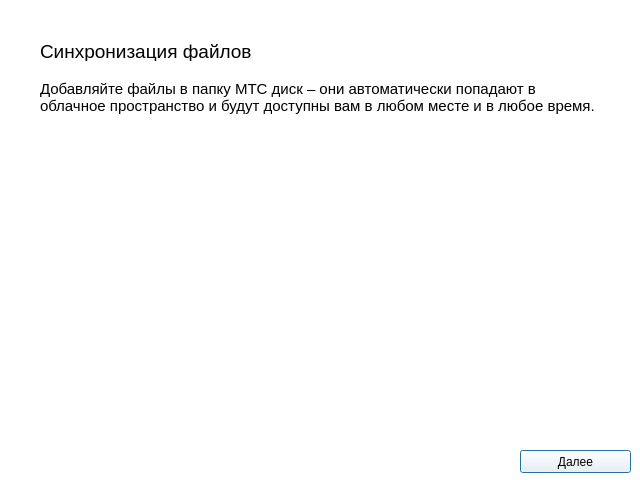
<?xml version="1.0" encoding="UTF-8"?>
<ui version="4.0">
 <class>TutorialWinStep1</class>
 <widget class="QDialog" name="TutorialWinStep1">
  <property name="windowModality">
   <enum>Qt::ApplicationModal</enum>
  </property>
  <property name="geometry">
   <rect>
    <x>0</x>
    <y>0</y>
    <width>640</width>
    <height>480</height>
   </rect>
  </property>
  <property name="windowTitle">
   <string>Добро пожаловать (шаг 1 из 4)</string>
  </property>
  <property name="windowIcon">
   <iconset resource="../Application/res/res.qrc">
    <normaloff>:/appicon/256.png</normaloff>:/appicon/256.png</iconset>
  </property>
  <property name="styleSheet">
   <string notr="true">background-color: rgb(255, 255, 255);</string>
  </property>
  <property name="modal">
   <bool>false</bool>
  </property>
  <widget class="QPushButton" name="nextButton">
   <property name="geometry">
    <rect>
     <x>520</x>
     <y>450</y>
     <width>111</width>
     <height>23</height>
    </rect>
   </property>
   <property name="text">
    <string>Далее</string>
   </property>
  </widget>
  <widget class="QLabel" name="label_2">
   <property name="geometry">
    <rect>
     <x>40</x>
     <y>80</y>
     <width>561</width>
     <height>71</height>
    </rect>
   </property>
   <property name="font">
    <font>
     <pointsize>11</pointsize>
    </font>
   </property>
   <property name="text">
    <string>&lt;html&gt;&lt;head/&gt;&lt;body&gt;&lt;p&gt;Добавляйте файлы в папку МТС диск &lt;span style=&quot; font-family:'Calibri,sans-serif';&quot;&gt;–&lt;/span&gt; они автоматически попадают в облачное пространство и будут доступны вам в любом месте и в любое время.&lt;/p&gt;&lt;/body&gt;&lt;/html&gt;</string>
   </property>
   <property name="alignment">
    <set>Qt::AlignLeading|Qt::AlignLeft|Qt::AlignTop</set>
   </property>
   <property name="wordWrap">
    <bool>true</bool>
   </property>
  </widget>
  <widget class="QLabel" name="label_3">
   <property name="geometry">
    <rect>
     <x>40</x>
     <y>170</y>
     <width>561</width>
     <height>261</height>
    </rect>
   </property>
   <property name="pixmap">
    <pixmap resource="../Application/res/res.qrc">:/tutorial_win/tutorial_win_step1.png</pixmap>
   </property>
   <property name="alignment">
    <set>Qt::AlignHCenter|Qt::AlignTop</set>
   </property>
   <property name="wordWrap">
    <bool>true</bool>
   </property>
   <property name="textInteractionFlags">
    <set>Qt::NoTextInteraction</set>
   </property>
  </widget>
  <widget class="QLabel" name="label">
   <property name="geometry">
    <rect>
     <x>40</x>
     <y>40</y>
     <width>561</width>
     <height>21</height>
    </rect>
   </property>
   <property name="font">
    <font>
     <pointsize>14</pointsize>
    </font>
   </property>
   <property name="text">
    <string>&lt;html&gt;&lt;head/&gt;&lt;body&gt;&lt;p&gt;Синхронизация файлов&lt;/p&gt;&lt;/body&gt;&lt;/html&gt;</string>
   </property>
  </widget>
 </widget>
 <resources>
  <include location="../Application/res/res.qrc"/>
 </resources>
 <connections/>
</ui>
